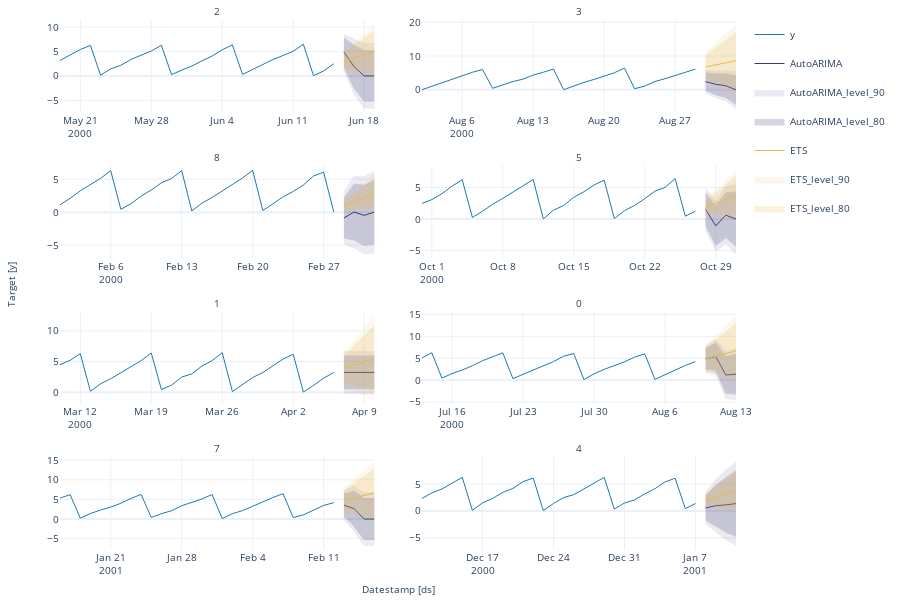

Notebook code for this chart:
### Code cell
#| hide
fcsts_df = fcst.forecast(h=4, fitted=True, level=[90, 80, 30])
fcsts_df.groupby('unique_id').tail(4)
fcst.plot(panel_df.groupby('unique_id').tail(28), fcsts_df, models=['AutoARIMA', 'ETS'], level=[90, 80])

### Figure 1 — Plotly figure (JSON) as saved in the notebook; plotly's stock layout.template omitted (floating-point values rounded to 4 significant figures)
{"data": [{"legendgroup": "y", "line": {"color": "#1f77b4", "width": 1}, "mode": "lines", "name": "y", "showlegend": true, "type": "scatter", "x": ["2000-05-19T00:00:00", "2000-05-20T00:00:00", "2000-05-21T00:00:00", "2000-05-22T00:00:00", "2000-05-23T00:00:00", "2000-05-24T00:00:00", "2000-05-25T00:00:00", "2000-05-26T00:00:00", "2000-05-27T00:00:00", "2000-05-28T00:00:00", "2000-05-29T00:00:00", "2000-05-30T00:00:00", "2000-05-31T00:00:00", "2000-06-01T00:00:00", "2000-06-02T00:00:00", "2000-06-03T00:00:00", "2000-06-04T00:00:00", "2000-06-05T00:00:00", "2000-06-06T00:00:00", "2000-06-07T00:00:00", "2000-06-08T00:00:00", "2000-06-09T00:00:00", "2000-06-10T00:00:00", "2000-06-11T00:00:00", "2000-06-12T00:00:00", "2000-06-13T00:00:00", "2000-06-14T00:00:00", "2000-06-15T00:00:00"], "xaxis": "x", "y": [3.162, 4.34, 5.398, 6.252, 0.1481, 1.443, 2.176, 3.369, 4.278, 5.101, 6.274, 0.2598, 1.174, 2.012, 3.074, 4.066, 5.354, 6.355, 0.3059, 1.336, 2.224, 3.348, 4.189, 5.05, 6.48, 0.03622, 1.01, 2.49], "yaxis": "y"}, {"legendgroup": "y", "line": {"color": "#1f77b4", "width": 1}, "mode": "lines", "name": "y", "showlegend": false, "type": "scatter", "x": ["2000-08-02T00:00:00", "2000-08-03T00:00:00", "2000-08-04T00:00:00", "2000-08-05T00:00:00", "2000-08-06T00:00:00", "2000-08-07T00:00:00", "2000-08-08T00:00:00", "2000-08-09T00:00:00", "2000-08-10T00:00:00", "2000-08-11T00:00:00", "2000-08-12T00:00:00", "2000-08-13T00:00:00", "2000-08-14T00:00:00", "2000-08-15T00:00:00", "2000-08-16T00:00:00", "2000-08-17T00:00:00", "2000-08-18T00:00:00", "2000-08-19T00:00:00", "2000-08-20T00:00:00", "2000-08-21T00:00:00", "2000-08-22T00:00:00", "2000-08-23T00:00:00", "2000-08-24T00:00:00", "2000-08-25T00:00:00", "2000-08-26T00:00:00", "2000-08-27T00:00:00", "2000-08-28T00:00:00", "2000-08-29T00:00:00"], "xaxis": "x2", "y": [0.004345, 1.012, 2.072, 3.257, 4.111, 5.185, 6.028, 0.4556, 1.442, 2.449, 3.166, 4.356, 5.213, 6.151, 0.03521, 1.211, 2.194, 3.08, 4.175, 5.048, 6.436, 0.3338, 1.096, 2.459, 3.29, 4.228, 5.321, 6.127], "yaxis": "y2"}, {"legendgroup": "y", "line": {"color": "#1f77b4", "width": 1}, "mode": "lines", "name": "y", "showlegend": false, "type": "scatter", "x": ["2000-02-01T00:00:00", "2000-02-02T00:00:00", "2000-02-03T00:00:00", "2000-02-04T00:00:00", "2000-02-05T00:00:00", "2000-02-06T00:00:00", "2000-02-07T00:00:00", "2000-02-08T00:00:00", "2000-02-09T00:00:00", "2000-02-10T00:00:00", "2000-02-11T00:00:00", "2000-02-12T00:00:00", "2000-02-13T00:00:00", "2000-02-14T00:00:00", "2000-02-15T00:00:00", "2000-02-16T00:00:00", "2000-02-17T00:00:00", "2000-02-18T00:00:00", "2000-02-19T00:00:00", "2000-02-20T00:00:00", "2000-02-21T00:00:00", "2000-02-22T00:00:00", "2000-02-23T00:00:00", "2000-02-24T00:00:00", "2000-02-25T00:00:00", "2000-02-26T00:00:00", "2000-02-27T00:00:00", "2000-02-28T00:00:00"], "xaxis": "x3", "y": [1.111, 2.092, 3.239, 4.178, 5.12, 6.291, 0.4281, 1.278, 2.453, 3.358, 4.45, 5.101, 6.294, 0.1773, 1.372, 2.225, 3.206, 4.071, 5.177, 6.334, 0.2544, 1.26, 2.324, 3.138, 4.11, 5.484, 6.069, 0.0405], "yaxis": "y3"}, {"legendgroup": "y", "line": {"color": "#1f77b4", "width": 1}, "mode": "lines", "name": "y", "showlegend": false, "type": "scatter", "x": ["2000-09-30T00:00:00", "2000-10-01T00:00:00", "2000-10-02T00:00:00", "2000-10-03T00:00:00", "2000-10-04T00:00:00", "2000-10-05T00:00:00", "2000-10-06T00:00:00", "2000-10-07T00:00:00", "2000-10-08T00:00:00", "2000-10-09T00:00:00", "2000-10-10T00:00:00", "2000-10-11T00:00:00", "2000-10-12T00:00:00", "2000-10-13T00:00:00", "2000-10-14T00:00:00", "2000-10-15T00:00:00", "2000-10-16T00:00:00", "2000-10-17T00:00:00", "2000-10-18T00:00:00", "2000-10-19T00:00:00", "2000-10-20T00:00:00", "2000-10-21T00:00:00", "2000-10-22T00:00:00", "2000-10-23T00:00:00", "2000-10-24T00:00:00", "2000-10-25T00:00:00", "2000-10-26T00:00:00", "2000-10-27T00:00:00"], "xaxis": "x4", "y": [2.459, 3.085, 4.02, 5.215, 6.216, 0.2656, 1.235, 2.349, 3.271, 4.271, 5.334, 6.261, 0.03107, 1.406, 2.143, 3.451, 4.321, 5.382, 6.156, 0.07805, 1.326, 2.169, 3.215, 4.425, 5.011, 6.397, 0.4621, 1.253], "yaxis": "y4"}, {"legendgroup": "y", "line": {"color": "#1f77b4", "width": 1}, "mode": "lines", "name": "y", "showlegend": false, "type": "scatter", "x": ["2000-03-10T00:00:00", "2000-03-11T00:00:00", "2000-03-12T00:00:00", "2000-03-13T00:00:00", "2000-03-14T00:00:00", "2000-03-15T00:00:00", "2000-03-16T00:00:00", "2000-03-17T00:00:00", "2000-03-18T00:00:00", "2000-03-19T00:00:00", "2000-03-20T00:00:00", "2000-03-21T00:00:00", "2000-03-22T00:00:00", "2000-03-23T00:00:00", "2000-03-24T00:00:00", "2000-03-25T00:00:00", "2000-03-26T00:00:00", "2000-03-27T00:00:00", "2000-03-28T00:00:00", "2000-03-29T00:00:00", "2000-03-30T00:00:00", "2000-03-31T00:00:00", "2000-04-01T00:00:00", "2000-04-02T00:00:00", "2000-04-03T00:00:00", "2000-04-04T00:00:00", "2000-04-05T00:00:00", "2000-04-06T00:00:00"], "xaxis": "x5", "y": [4.49, 5.203, 6.285, 0.1718, 1.394, 2.206, 3.18, 4.2, 5.151, 6.388, 0.4631, 1.163, 2.476, 3.007, 4.267, 5.152, 6.441, 0.1253, 1.339, 2.405, 3.216, 4.376, 5.415, 6.19, 0.04827, 1.128, 2.296, 3.238], "yaxis": "y5"}, {"legendgroup": "y", "line": {"color": "#1f77b4", "width": 1}, "mode": "lines", "name": "y", "showlegend": false, "type": "scatter", "x": ["2000-07-13T00:00:00", "2000-07-14T00:00:00", "2000-07-15T00:00:00", "2000-07-16T00:00:00", "2000-07-17T00:00:00", "2000-07-18T00:00:00", "2000-07-19T00:00:00", "2000-07-20T00:00:00", "2000-07-21T00:00:00", "2000-07-22T00:00:00", "2000-07-23T00:00:00", "2000-07-24T00:00:00", "2000-07-25T00:00:00", "2000-07-26T00:00:00", "2000-07-27T00:00:00", "2000-07-28T00:00:00", "2000-07-29T00:00:00", "2000-07-30T00:00:00", "2000-07-31T00:00:00", "2000-08-01T00:00:00", "2000-08-02T00:00:00", "2000-08-03T00:00:00", "2000-08-04T00:00:00", "2000-08-05T00:00:00", "2000-08-06T00:00:00", "2000-08-07T00:00:00", "2000-08-08T00:00:00", "2000-08-09T00:00:00"], "xaxis": "x6", "y": [5.028, 6.244, 0.4405, 1.488, 2.309, 3.271, 4.427, 5.372, 6.239, 0.3385, 1.304, 2.357, 3.235, 4.228, 5.453, 6.069, 0.1146, 1.441, 2.452, 3.323, 4.162, 5.26, 6.0, 0.1559, 1.213, 2.443, 3.34, 4.228], "yaxis": "y6"}, {"legendgroup": "y", "line": {"color": "#1f77b4", "width": 1}, "mode": "lines", "name": "y", "showlegend": false, "type": "scatter", "x": ["2001-01-16T00:00:00", "2001-01-17T00:00:00", "2001-01-18T00:00:00", "2001-01-19T00:00:00", "2001-01-20T00:00:00", "2001-01-21T00:00:00", "2001-01-22T00:00:00", "2001-01-23T00:00:00", "2001-01-24T00:00:00", "2001-01-25T00:00:00", "2001-01-26T00:00:00", "2001-01-27T00:00:00", "2001-01-28T00:00:00", "2001-01-29T00:00:00", "2001-01-30T00:00:00", "2001-01-31T00:00:00", "2001-02-01T00:00:00", "2001-02-02T00:00:00", "2001-02-03T00:00:00", "2001-02-04T00:00:00", "2001-02-05T00:00:00", "2001-02-06T00:00:00", "2001-02-07T00:00:00", "2001-02-08T00:00:00", "2001-02-09T00:00:00", "2001-02-10T00:00:00", "2001-02-11T00:00:00", "2001-02-12T00:00:00"], "xaxis": "x7", "y": [5.322, 6.211, 0.2385, 1.407, 2.294, 3.047, 4.015, 5.256, 6.272, 0.4081, 1.365, 2.113, 3.397, 4.315, 5.117, 6.258, 0.12, 1.361, 2.151, 3.248, 4.449, 5.494, 6.479, 0.3852, 1.068, 2.234, 3.484, 4.177], "yaxis": "y7"}, {"legendgroup": "y", "line": {"color": "#1f77b4", "width": 1}, "mode": "lines", "name": "y", "showlegend": false, "type": "scatter", "x": ["2000-12-11T00:00:00", "2000-12-12T00:00:00", "2000-12-13T00:00:00", "2000-12-14T00:00:00", "2000-12-15T00:00:00", "2000-12-16T00:00:00", "2000-12-17T00:00:00", "2000-12-18T00:00:00", "2000-12-19T00:00:00", "2000-12-20T00:00:00", "2000-12-21T00:00:00", "2000-12-22T00:00:00", "2000-12-23T00:00:00", "2000-12-24T00:00:00", "2000-12-25T00:00:00", "2000-12-26T00:00:00", "2000-12-27T00:00:00", "2000-12-28T00:00:00", "2000-12-29T00:00:00", "2000-12-30T00:00:00", "2000-12-31T00:00:00", "2001-01-01T00:00:00", "2001-01-02T00:00:00", "2001-01-03T00:00:00", "2001-01-04T00:00:00", "2001-01-05T00:00:00", "2001-01-06T00:00:00", "2001-01-07T00:00:00"], "xaxis": "x8", "y": [2.281, 3.365, 4.096, 5.206, 6.249, 0.1218, 1.499, 2.336, 3.442, 4.196, 5.462, 6.126, 0.07894, 1.393, 2.487, 3.031, 4.05, 5.159, 6.263, 0.3521, 1.478, 2.059, 3.178, 4.133, 5.404, 6.082, 0.4384, 1.387], "yaxis": "y8"}, {"legendgroup": "AutoARIMA", "line": {"color": "#393b79", "width": 1}, "mode": "lines", "name": "AutoARIMA", "showlegend": true, "type": "scatter", "x": ["2000-06-16T00:00:00", "2000-06-17T00:00:00", "2000-06-18T00:00:00", "2000-06-19T00:00:00"], "xaxis": "x", "y": [4.876, 1.881, 0, 0], "yaxis": "y"}, {"fill": "toself", "fillcolor": "#393b79", "legendgroup": "AutoARIMA_level_90", "line": {"color": "#393b79", "width": 1}, "mode": "lines", "name": "AutoARIMA_level_90", "opacity": 0.1, "showlegend": true, "type": "scatter", "x": ["2000-06-16T00:00:00.000000000", "2000-06-17T00:00:00.000000000", "2000-06-18T00:00:00.000000000", "2000-06-19T00:00:00.000000000", "2000-06-19T00:00:00.000000000", "2000-06-18T00:00:00.000000000", "2000-06-17T00:00:00.000000000", "2000-06-16T00:00:00.000000000"], "xaxis": "x", "y": [8.601, 7.496, 6.599, 6.599, -6.599, -6.599, -3.735, 1.151], "yaxis": "y"}, {"fill": "toself", "fillcolor": "#393b79", "legendgroup": "AutoARIMA_level_80", "line": {"color": "#393b79", "width": 1}, "mode": "lines", "name": "AutoARIMA_level_80", "opacity": 0.2, "showlegend": true, "type": "scatter", "x": ["2000-06-16T00:00:00.000000000", "2000-06-17T00:00:00.000000000", "2000-06-18T00:00:00.000000000", "2000-06-19T00:00:00.000000000", "2000-06-19T00:00:00.000000000", "2000-06-18T00:00:00.000000000", "2000-06-17T00:00:00.000000000", "2000-06-16T00:00:00.000000000"], "xaxis": "x", "y": [7.779, 6.256, 5.141, 5.141, -5.141, -5.141, -2.494, 1.973], "yaxis": "y"}, {"legendgroup": "ETS", "line": {"color": "#e7ba52", "width": 1}, "mode": "lines", "name": "ETS", "showlegend": true, "type": "scatter", "x": ["2000-06-16T00:00:00", "2000-06-17T00:00:00", "2000-06-18T00:00:00", "2000-06-19T00:00:00"], "xaxis": "x", "y": [3.057, 3.667, 4.277, 4.888], "yaxis": "y"}, {"fill": "toself", "fillcolor": "#e7ba52", "legendgroup": "ETS_level_90", "line": {"color": "#e7ba52", "width": 1}, "mode": "lines", "name": "ETS_level_90", "opacity": 0.1, "showlegend": true, "type": "scatter", "x": ["2000-06-16T00:00:00.000000000", "2000-06-17T00:00:00.000000000", "2000-06-18T00:00:00.000000000", "2000-06-19T00:00:00.000000000", "2000-06-19T00:00:00.000000000", "2000-06-18T00:00:00.000000000", "2000-06-17T00:00:00.000000000", "2000-06-16T00:00:00.000000000"], "xaxis": "x", "y": [5.077, 6.855, 8.645, 10.5, -0.7278, -0.09003, 0.4798, 1.037], "yaxis": "y"}, {"fill": "toself", "fillcolor": "#e7ba52", "legendgroup": "ETS_level_80", "line": {"color": "#e7ba52", "width": 1}, "mode": "lines", "name": "ETS_level_80", "opacity": 0.2, "showlegend": true, "type": "scatter", "x": ["2000-06-16T00:00:00.000000000", "2000-06-17T00:00:00.000000000", "2000-06-18T00:00:00.000000000", "2000-06-19T00:00:00.000000000", "2000-06-19T00:00:00.000000000", "2000-06-18T00:00:00.000000000", "2000-06-17T00:00:00.000000000", "2000-06-16T00:00:00.000000000"], "xaxis": "x", "y": [4.631, 6.151, 7.68, 9.263, 0.5124, 0.8746, 1.184, 1.483], "yaxis": "y"}, {"legendgroup": "AutoARIMA", "line": {"color": "#393b79", "width": 1}, "mode": "lines", "name": "AutoARIMA", "showlegend": false, "type": "scatter", "x": ["2000-08-30T00:00:00", "2000-08-31T00:00:00", "2000-09-01T00:00:00", "2000-09-02T00:00:00"], "xaxis": "x2", "y": [2.421, 1.644, 1.213, 0], "yaxis": "y2"}, {"fill": "toself", "fillcolor": "#393b79", "legendgroup": "AutoARIMA_level_90", "line": {"color": "#393b79", "width": 1}, "mode": "lines", "name": "AutoARIMA_level_90", "opacity": 0.1, "showlegend": false, "type": "scatter", "x": ["2000-08-30T00:00:00.000000000", "2000-08-31T00:00:00.000000000", "2000-09-01T00:00:00.000000000", "2000-09-02T00:00:00.000000000", "2000-09-02T00:00:00.000000000", "2000-09-01T00:00:00.000000000", "2000-08-31T00:00:00.000000000", "2000-08-30T00:00:00.000000000"], "xaxis": "x2", "y": [5.73, 5.561, 5.663, 5.409, -5.409, -3.238, -2.273, -0.8877], "yaxis": "y2"}, {"fill": "toself", "fillcolor": "#393b79", "legendgroup": "AutoARIMA_level_80", "line": {"color": "#393b79", "width": 1}, "mode": "lines", "name": "AutoARIMA_level_80", "opacity": 0.2, "showlegend": false, "type": "scatter", "x": ["2000-08-30T00:00:00.000000000", "2000-08-31T00:00:00.000000000", "2000-09-01T00:00:00.000000000", "2000-09-02T00:00:00.000000000", "2000-09-02T00:00:00.000000000", "2000-09-01T00:00:00.000000000", "2000-08-31T00:00:00.000000000", "2000-08-30T00:00:00.000000000"], "xaxis": "x2", "y": [5.0, 4.696, 4.68, 4.214, -4.214, -2.255, -1.408, -0.1568], "yaxis": "y2"}, {"legendgroup": "ETS", "line": {"color": "#e7ba52", "width": 1}, "mode": "lines", "name": "ETS", "showlegend": false, "type": "scatter", "x": ["2000-08-30T00:00:00", "2000-08-31T00:00:00", "2000-09-01T00:00:00", "2000-09-02T00:00:00"], "xaxis": "x2", "y": [6.747, 7.375, 8.003, 8.631], "yaxis": "y2"}, {"fill": "toself", "fillcolor": "#e7ba52", "legendgroup": "ETS_level_90", "line": {"color": "#e7ba52", "width": 1}, "mode": "lines", "name": "ETS_level_90", "opacity": 0.1, "showlegend": false, "type": "scatter", "x": ["2000-08-30T00:00:00.000000000", "2000-08-31T00:00:00.000000000", "2000-09-01T00:00:00.000000000", "2000-09-02T00:00:00.000000000", "2000-09-02T00:00:00.000000000", "2000-09-01T00:00:00.000000000", "2000-08-31T00:00:00.000000000", "2000-08-30T00:00:00.000000000"], "xaxis": "x2", "y": [11.11, 13.93, 16.61, 19.29, -2.027, -0.6009, 0.8225, 2.388], "yaxis": "y2"}, {"fill": "toself", "fillcolor": "#e7ba52", "legendgroup": "ETS_level_80", "line": {"color": "#e7ba52", "width": 1}, "mode": "lines", "name": "ETS_level_80", "opacity": 0.2, "showlegend": false, "type": "scatter", "x": ["2000-08-30T00:00:00.000000000", "2000-08-31T00:00:00.000000000", "2000-09-01T00:00:00.000000000", "2000-09-02T00:00:00.000000000", "2000-09-02T00:00:00.000000000", "2000-09-01T00:00:00.000000000", "2000-08-31T00:00:00.000000000", "2000-08-30T00:00:00.000000000"], "xaxis": "x2", "y": [10.14, 12.48, 14.71, 16.93, 0.3268, 1.299, 2.27, 3.351], "yaxis": "y2"}, {"legendgroup": "AutoARIMA", "line": {"color": "#393b79", "width": 1}, "mode": "lines", "name": "AutoARIMA", "showlegend": false, "type": "scatter", "x": ["2000-02-29T00:00:00", "2000-03-01T00:00:00", "2000-03-02T00:00:00", "2000-03-03T00:00:00"], "xaxis": "x3", "y": [-0.8951, 0.01778, -0.4875, 0.007351], "yaxis": "y3"}, {"fill": "toself", "fillcolor": "#393b79", "legendgroup": "AutoARIMA_level_90", "line": {"color": "#393b79", "width": 1}, "mode": "lines", "name": "AutoARIMA_level_90", "opacity": 0.1, "showlegend": false, "type": "scatter", "x": ["2000-02-29T00:00:00.000000000", "2000-03-01T00:00:00.000000000", "2000-03-02T00:00:00.000000000", "2000-03-03T00:00:00.000000000", "2000-03-03T00:00:00.000000000", "2000-03-02T00:00:00.000000000", "2000-03-01T00:00:00.000000000", "2000-02-29T00:00:00.000000000"], "xaxis": "x3", "y": [2.972, 5.457, 5.352, 6.211, -6.197, -6.327, -5.422, -4.762], "yaxis": "y3"}, {"fill": "toself", "fillcolor": "#393b79", "legendgroup": "AutoARIMA_level_80", "line": {"color": "#393b79", "width": 1}, "mode": "lines", "name": "AutoARIMA_level_80", "opacity": 0.2, "showlegend": false, "type": "scatter", "x": ["2000-02-29T00:00:00.000000000", "2000-03-01T00:00:00.000000000", "2000-03-02T00:00:00.000000000", "2000-03-03T00:00:00.000000000", "2000-03-03T00:00:00.000000000", "2000-03-02T00:00:00.000000000", "2000-03-01T00:00:00.000000000", "2000-02-29T00:00:00.000000000"], "xaxis": "x3", "y": [2.118, 4.256, 4.062, 4.841, -4.826, -5.037, -4.22, -3.908], "yaxis": "y3"}, {"legendgroup": "ETS", "line": {"color": "#e7ba52", "width": 1}, "mode": "lines", "name": "ETS", "showlegend": false, "type": "scatter", "x": ["2000-02-29T00:00:00", "2000-03-01T00:00:00", "2000-03-02T00:00:00", "2000-03-03T00:00:00"], "xaxis": "x3", "y": [0.9512, 1.568, 2.184, 2.801], "yaxis": "y3"}, {"fill": "toself", "fillcolor": "#e7ba52", "legendgroup": "ETS_level_90", "line": {"color": "#e7ba52", "width": 1}, "mode": "lines", "name": "ETS_level_90", "opacity": 0.1, "showlegend": false, "type": "scatter", "x": ["2000-02-29T00:00:00.000000000", "2000-03-01T00:00:00.000000000", "2000-03-02T00:00:00.000000000", "2000-03-03T00:00:00.000000000", "2000-03-03T00:00:00.000000000", "2000-03-02T00:00:00.000000000", "2000-03-01T00:00:00.000000000", "2000-02-29T00:00:00.000000000"], "xaxis": "x3", "y": [1.628, 2.887, 4.269, 5.776, -0.1743, 0.09963, 0.2484, 0.2745], "yaxis": "y3"}, {"fill": "toself", "fillcolor": "#e7ba52", "legendgroup": "ETS_level_80", "line": {"color": "#e7ba52", "width": 1}, "mode": "lines", "name": "ETS_level_80", "opacity": 0.2, "showlegend": false, "type": "scatter", "x": ["2000-02-29T00:00:00.000000000", "2000-03-01T00:00:00.000000000", "2000-03-02T00:00:00.000000000", "2000-03-03T00:00:00.000000000", "2000-03-03T00:00:00.000000000", "2000-03-02T00:00:00.000000000", "2000-03-01T00:00:00.000000000", "2000-02-29T00:00:00.000000000"], "xaxis": "x3", "y": [1.478, 2.596, 3.809, 5.119, 0.4829, 0.5601, 0.5398, 0.4239], "yaxis": "y3"}, {"legendgroup": "AutoARIMA", "line": {"color": "#393b79", "width": 1}, "mode": "lines", "name": "AutoARIMA", "showlegend": false, "type": "scatter", "x": ["2000-10-28T00:00:00", "2000-10-29T00:00:00", "2000-10-30T00:00:00", "2000-10-31T00:00:00"], "xaxis": "x4", "y": [1.545, -1.07, 0.6109, 0], "yaxis": "y4"}, {"fill": "toself", "fillcolor": "#393b79", "legendgroup": "AutoARIMA_level_90", "line": {"color": "#393b79", "width": 1}, "mode": "lines", "name": "AutoARIMA_level_90", "opacity": 0.1, "showlegend": false, "type": "scatter", "x": ["2000-10-28T00:00:00.000000000", "2000-10-29T00:00:00.000000000", "2000-10-30T00:00:00.000000000", "2000-10-31T00:00:00.000000000", "2000-10-31T00:00:00.000000000", "2000-10-30T00:00:00.000000000", "2000-10-29T00:00:00.000000000", "2000-10-28T00:00:00.000000000"], "xaxis": "x4", "y": [4.797, 2.89, 5.156, 5.5, -5.5, -3.934, -5.03, -1.706], "yaxis": "y4"}, {"fill": "toself", "fillcolor": "#393b79", "legendgroup": "AutoARIMA_level_80", "line": {"color": "#393b79", "width": 1}, "mode": "lines", "name": "AutoARIMA_level_80", "opacity": 0.2, "showlegend": false, "type": "scatter", "x": ["2000-10-28T00:00:00.000000000", "2000-10-29T00:00:00.000000000", "2000-10-30T00:00:00.000000000", "2000-10-31T00:00:00.000000000", "2000-10-31T00:00:00.000000000", "2000-10-30T00:00:00.000000000", "2000-10-29T00:00:00.000000000", "2000-10-28T00:00:00.000000000"], "xaxis": "x4", "y": [4.079, 2.015, 4.152, 4.285, -4.285, -2.93, -4.156, -0.9881], "yaxis": "y4"}, {"legendgroup": "ETS", "line": {"color": "#e7ba52", "width": 1}, "mode": "lines", "name": "ETS", "showlegend": false, "type": "scatter", "x": ["2000-10-28T00:00:00", "2000-10-29T00:00:00", "2000-10-30T00:00:00", "2000-10-31T00:00:00"], "xaxis": "x4", "y": [1.878, 2.497, 3.115, 3.733], "yaxis": "y4"}, {"fill": "toself", "fillcolor": "#e7ba52", "legendgroup": "ETS_level_90", "line": {"color": "#e7ba52", "width": 1}, "mode": "lines", "name": "ETS_level_90", "opacity": 0.1, "showlegend": false, "type": "scatter", "x": ["2000-10-28T00:00:00.000000000", "2000-10-29T00:00:00.000000000", "2000-10-30T00:00:00.000000000", "2000-10-31T00:00:00.000000000", "2000-10-31T00:00:00.000000000", "2000-10-30T00:00:00.000000000", "2000-10-29T00:00:00.000000000", "2000-10-28T00:00:00.000000000"], "xaxis": "x4", "y": [3.113, 4.568, 6.089, 7.701, -0.235, 0.1406, 0.4251, 0.644], "yaxis": "y4"}, {"fill": "toself", "fillcolor": "#e7ba52", "legendgroup": "ETS_level_80", "line": {"color": "#e7ba52", "width": 1}, "mode": "lines", "name": "ETS_level_80", "opacity": 0.2, "showlegend": false, "type": "scatter", "x": ["2000-10-28T00:00:00.000000000", "2000-10-29T00:00:00.000000000", "2000-10-30T00:00:00.000000000", "2000-10-31T00:00:00.000000000", "2000-10-31T00:00:00.000000000", "2000-10-30T00:00:00.000000000", "2000-10-29T00:00:00.000000000", "2000-10-28T00:00:00.000000000"], "xaxis": "x4", "y": [2.84, 4.111, 5.432, 6.825, 0.6414, 0.7975, 0.8827, 0.9167], "yaxis": "y4"}, {"legendgroup": "AutoARIMA", "line": {"color": "#393b79", "width": 1}, "mode": "lines", "name": "AutoARIMA", "showlegend": false, "type": "scatter", "x": ["2000-04-07T00:00:00", "2000-04-08T00:00:00", "2000-04-09T00:00:00", "2000-04-10T00:00:00"], "xaxis": "x5", "y": [3.232, 3.232, 3.232, 3.232], "yaxis": "y5"}, {"fill": "toself", "fillcolor": "#393b79", "legendgroup": "AutoARIMA_level_90", "line": {"color": "#393b79", "width": 1}, "mode": "lines", "name": "AutoARIMA_level_90", "opacity": 0.1, "showlegend": false, "type": "scatter", "x": ["2000-04-07T00:00:00.000000000", "2000-04-08T00:00:00.000000000", "2000-04-09T00:00:00.000000000", "2000-04-10T00:00:00.000000000", "2000-04-10T00:00:00.000000000", "2000-04-09T00:00:00.000000000", "2000-04-08T00:00:00.000000000", "2000-04-07T00:00:00.000000000"], "xaxis": "x5", "y": [6.645, 6.645, 6.645, 6.645, -0.18, -0.18, -0.18, -0.18], "yaxis": "y5"}, {"fill": "toself", "fillcolor": "#393b79", "legendgroup": "AutoARIMA_level_80", "line": {"color": "#393b79", "width": 1}, "mode": "lines", "name": "AutoARIMA_level_80", "opacity": 0.2, "showlegend": false, "type": "scatter", "x": ["2000-04-07T00:00:00.000000000", "2000-04-08T00:00:00.000000000", "2000-04-09T00:00:00.000000000", "2000-04-10T00:00:00.000000000", "2000-04-10T00:00:00.000000000", "2000-04-09T00:00:00.000000000", "2000-04-08T00:00:00.000000000", "2000-04-07T00:00:00.000000000"], "xaxis": "x5", "y": [5.891, 5.891, 5.891, 5.891, 0.5737, 0.5737, 0.5737, 0.5737], "yaxis": "y5"}, {"legendgroup": "ETS", "line": {"color": "#e7ba52", "width": 1}, "mode": "lines", "name": "ETS", "showlegend": false, "type": "scatter", "x": ["2000-04-07T00:00:00", "2000-04-08T00:00:00", "2000-04-09T00:00:00", "2000-04-10T00:00:00"], "xaxis": "x5", "y": [3.812, 4.408, 5.003, 5.598], "yaxis": "y5"}, {"fill": "toself", "fillcolor": "#e7ba52", "legendgroup": "ETS_level_90", "line": {"color": "#e7ba52", "width": 1}, "mode": "lines", "name": "ETS_level_90", "opacity": 0.1, "showlegend": false, "type": "scatter", "x": ["2000-04-07T00:00:00.000000000", "2000-04-08T00:00:00.000000000", "2000-04-09T00:00:00.000000000", "2000-04-10T00:00:00.000000000", "2000-04-10T00:00:00.000000000", "2000-04-09T00:00:00.000000000", "2000-04-08T00:00:00.000000000", "2000-04-07T00:00:00.000000000"], "xaxis": "x5", "y": [6.386, 8.377, 10.35, 12.38, -1.181, -0.3438, 0.4379, 1.239], "yaxis": "y5"}, {"fill": "toself", "fillcolor": "#e7ba52", "legendgroup": "ETS_level_80", "line": {"color": "#e7ba52", "width": 1}, "mode": "lines", "name": "ETS_level_80", "opacity": 0.2, "showlegend": false, "type": "scatter", "x": ["2000-04-07T00:00:00.000000000", "2000-04-08T00:00:00.000000000", "2000-04-09T00:00:00.000000000", "2000-04-10T00:00:00.000000000", "2000-04-10T00:00:00.000000000", "2000-04-09T00:00:00.000000000", "2000-04-08T00:00:00.000000000", "2000-04-07T00:00:00.000000000"], "xaxis": "x5", "y": [5.817, 7.501, 9.169, 10.88, 0.3165, 0.8371, 1.315, 1.807], "yaxis": "y5"}, {"legendgroup": "AutoARIMA", "line": {"color": "#393b79", "width": 1}, "mode": "lines", "name": "AutoARIMA", "showlegend": false, "type": "scatter", "x": ["2000-08-10T00:00:00", "2000-08-11T00:00:00", "2000-08-12T00:00:00", "2000-08-13T00:00:00"], "xaxis": "x6", "y": [4.858, 5.389, 1.143, 1.346], "yaxis": "y6"}, {"fill": "toself", "fillcolor": "#393b79", "legendgroup": "AutoARIMA_level_90", "line": {"color": "#393b79", "width": 1}, "mode": "lines", "name": "AutoARIMA_level_90", "opacity": 0.1, "showlegend": false, "type": "scatter", "x": ["2000-08-10T00:00:00.000000000", "2000-08-11T00:00:00.000000000", "2000-08-12T00:00:00.000000000", "2000-08-13T00:00:00.000000000", "2000-08-13T00:00:00.000000000", "2000-08-12T00:00:00.000000000", "2000-08-11T00:00:00.000000000", "2000-08-10T00:00:00.000000000"], "xaxis": "x6", "y": [7.861, 9.313, 6.453, 7.165, -4.473, -4.167, 1.466, 1.854], "yaxis": "y6"}, {"fill": "toself", "fillcolor": "#393b79", "legendgroup": "AutoARIMA_level_80", "line": {"color": "#393b79", "width": 1}, "mode": "lines", "name": "AutoARIMA_level_80", "opacity": 0.2, "showlegend": false, "type": "scatter", "x": ["2000-08-10T00:00:00.000000000", "2000-08-11T00:00:00.000000000", "2000-08-12T00:00:00.000000000", "2000-08-13T00:00:00.000000000", "2000-08-13T00:00:00.000000000", "2000-08-12T00:00:00.000000000", "2000-08-11T00:00:00.000000000", "2000-08-10T00:00:00.000000000"], "xaxis": "x6", "y": [7.198, 8.446, 5.28, 5.879, -3.188, -2.994, 2.333, 2.518], "yaxis": "y6"}, {"legendgroup": "ETS", "line": {"color": "#e7ba52", "width": 1}, "mode": "lines", "name": "ETS", "showlegend": false, "type": "scatter", "x": ["2000-08-10T00:00:00", "2000-08-11T00:00:00", "2000-08-12T00:00:00", "2000-08-13T00:00:00"], "xaxis": "x6", "y": [4.837, 5.459, 6.082, 6.704], "yaxis": "y6"}, {"fill": "toself", "fillcolor": "#e7ba52", "legendgroup": "ETS_level_90", "line": {"color": "#e7ba52", "width": 1}, "mode": "lines", "name": "ETS_level_90", "opacity": 0.1, "showlegend": false, "type": "scatter", "x": ["2000-08-10T00:00:00.000000000", "2000-08-11T00:00:00.000000000", "2000-08-12T00:00:00.000000000", "2000-08-13T00:00:00.000000000", "2000-08-13T00:00:00.000000000", "2000-08-12T00:00:00.000000000", "2000-08-11T00:00:00.000000000", "2000-08-10T00:00:00.000000000"], "xaxis": "x6", "y": [7.962, 10.22, 12.41, 14.63, -1.223, -0.2433, 0.7031, 1.711], "yaxis": "y6"}, {"fill": "toself", "fillcolor": "#e7ba52", "legendgroup": "ETS_level_80", "line": {"color": "#e7ba52", "width": 1}, "mode": "lines", "name": "ETS_level_80", "opacity": 0.2, "showlegend": false, "type": "scatter", "x": ["2000-08-10T00:00:00.000000000", "2000-08-11T00:00:00.000000000", "2000-08-12T00:00:00.000000000", "2000-08-13T00:00:00.000000000", "2000-08-13T00:00:00.000000000", "2000-08-12T00:00:00.000000000", "2000-08-11T00:00:00.000000000", "2000-08-10T00:00:00.000000000"], "xaxis": "x6", "y": [7.271, 9.165, 11.01, 12.88, 0.5275, 1.154, 1.754, 2.402], "yaxis": "y6"}, {"legendgroup": "AutoARIMA", "line": {"color": "#393b79", "width": 1}, "mode": "lines", "name": "AutoARIMA", "showlegend": false, "type": "scatter", "x": ["2001-02-13T00:00:00", "2001-02-14T00:00:00", "2001-02-15T00:00:00", "2001-02-16T00:00:00"], "xaxis": "x7", "y": [3.552, 2.656, 0, 0], "yaxis": "y7"}, {"fill": "toself", "fillcolor": "#393b79", "legendgroup": "AutoARIMA_level_90", "line": {"color": "#393b79", "width": 1}, "mode": "lines", "name": "AutoARIMA_level_90", "opacity": 0.1, "showlegend": false, "type": "scatter", "x": ["2001-02-13T00:00:00.000000000", "2001-02-14T00:00:00.000000000", "2001-02-15T00:00:00.000000000", "2001-02-16T00:00:00.000000000", "2001-02-16T00:00:00.000000000", "2001-02-15T00:00:00.000000000", "2001-02-14T00:00:00.000000000", "2001-02-13T00:00:00.000000000"], "xaxis": "x7", "y": [7.191, 8.376, 6.697, 6.697, -6.697, -6.697, -3.063, -0.08763], "yaxis": "y7"}, {"fill": "toself", "fillcolor": "#393b79", "legendgroup": "AutoARIMA_level_80", "line": {"color": "#393b79", "width": 1}, "mode": "lines", "name": "AutoARIMA_level_80", "opacity": 0.2, "showlegend": false, "type": "scatter", "x": ["2001-02-13T00:00:00.000000000", "2001-02-14T00:00:00.000000000", "2001-02-15T00:00:00.000000000", "2001-02-16T00:00:00.000000000", "2001-02-16T00:00:00.000000000", "2001-02-15T00:00:00.000000000", "2001-02-14T00:00:00.000000000", "2001-02-13T00:00:00.000000000"], "xaxis": "x7", "y": [6.387, 7.113, 5.218, 5.218, -5.218, -5.218, -1.8, 0.7162], "yaxis": "y7"}, {"legendgroup": "ETS", "line": {"color": "#e7ba52", "width": 1}, "mode": "lines", "name": "ETS", "showlegend": false, "type": "scatter", "x": ["2001-02-13T00:00:00", "2001-02-14T00:00:00", "2001-02-15T00:00:00", "2001-02-16T00:00:00"], "xaxis": "x7", "y": [4.788, 5.404, 6.019, 6.635], "yaxis": "y7"}, {"fill": "toself", "fillcolor": "#e7ba52", "legendgroup": "ETS_level_90", "line": {"color": "#e7ba52", "width": 1}, "mode": "lines", "name": "ETS_level_90", "opacity": 0.1, "showlegend": false, "type": "scatter", "x": ["2001-02-13T00:00:00.000000000", "2001-02-14T00:00:00.000000000", "2001-02-15T00:00:00.000000000", "2001-02-16T00:00:00.000000000", "2001-02-16T00:00:00.000000000", "2001-02-15T00:00:00.000000000", "2001-02-14T00:00:00.000000000", "2001-02-13T00:00:00.000000000"], "xaxis": "x7", "y": [7.886, 10.14, 12.33, 14.56, -1.289, -0.2935, 0.6668, 1.69], "yaxis": "y7"}, {"fill": "toself", "fillcolor": "#e7ba52", "legendgroup": "ETS_level_80", "line": {"color": "#e7ba52", "width": 1}, "mode": "lines", "name": "ETS_level_80", "opacity": 0.2, "showlegend": false, "type": "scatter", "x": ["2001-02-13T00:00:00.000000000", "2001-02-14T00:00:00.000000000", "2001-02-15T00:00:00.000000000", "2001-02-16T00:00:00.000000000", "2001-02-16T00:00:00.000000000", "2001-02-15T00:00:00.000000000", "2001-02-14T00:00:00.000000000", "2001-02-13T00:00:00.000000000"], "xaxis": "x7", "y": [7.202, 9.094, 10.94, 12.81, 0.4614, 1.101, 1.713, 2.374], "yaxis": "y7"}, {"legendgroup": "AutoARIMA", "line": {"color": "#393b79", "width": 1}, "mode": "lines", "name": "AutoARIMA", "showlegend": false, "type": "scatter", "x": ["2001-01-08T00:00:00", "2001-01-09T00:00:00", "2001-01-10T00:00:00", "2001-01-11T00:00:00"], "xaxis": "x8", "y": [0.5534, 0.9767, 1.137, 1.365], "yaxis": "y8"}, {"fill": "toself", "fillcolor": "#393b79", "legendgroup": "AutoARIMA_level_90", "line": {"color": "#393b79", "width": 1}, "mode": "lines", "name": "AutoARIMA_level_90", "opacity": 0.1, "showlegend": false, "type": "scatter", "x": ["2001-01-08T00:00:00.000000000", "2001-01-09T00:00:00.000000000", "2001-01-10T00:00:00.000000000", "2001-01-11T00:00:00.000000000", "2001-01-11T00:00:00.000000000", "2001-01-10T00:00:00.000000000", "2001-01-09T00:00:00.000000000", "2001-01-08T00:00:00.000000000"], "xaxis": "x8", "y": [3.469, 5.809, 7.634, 9.132, -6.402, -5.36, -3.855, -2.362], "yaxis": "y8"}, {"fill": "toself", "fillcolor": "#393b79", "legendgroup": "AutoARIMA_level_80", "line": {"color": "#393b79", "width": 1}, "mode": "lines", "name": "AutoARIMA_level_80", "opacity": 0.2, "showlegend": false, "type": "scatter", "x": ["2001-01-08T00:00:00.000000000", "2001-01-09T00:00:00.000000000", "2001-01-10T00:00:00.000000000", "2001-01-11T00:00:00.000000000", "2001-01-11T00:00:00.000000000", "2001-01-10T00:00:00.000000000", "2001-01-09T00:00:00.000000000", "2001-01-08T00:00:00.000000000"], "xaxis": "x8", "y": [2.825, 4.742, 6.199, 7.417, -4.687, -3.925, -2.788, -1.718], "yaxis": "y8"}, {"legendgroup": "ETS", "line": {"color": "#e7ba52", "width": 1}, "mode": "lines", "name": "ETS", "showlegend": false, "type": "scatter", "x": ["2001-01-08T00:00:00", "2001-01-09T00:00:00", "2001-01-10T00:00:00", "2001-01-11T00:00:00"], "xaxis": "x8", "y": [1.991, 2.598, 3.204, 3.811], "yaxis": "y8"}, {"fill": "toself", "fillcolor": "#e7ba52", "legendgroup": "ETS_level_90", "line": {"color": "#e7ba52", "width": 1}, "mode": "lines", "name": "ETS_level_90", "opacity": 0.1, "showlegend": false, "type": "scatter", "x": ["2001-01-08T00:00:00.000000000", "2001-01-09T00:00:00.000000000", "2001-01-10T00:00:00.000000000", "2001-01-11T00:00:00.000000000", "2001-01-11T00:00:00.000000000", "2001-01-10T00:00:00.000000000", "2001-01-09T00:00:00.000000000", "2001-01-08T00:00:00.000000000"], "xaxis": "x8", "y": [3.284, 4.744, 6.259, 7.86, -0.2385, 0.149, 0.4516, 0.6979], "yaxis": "y8"}, {"fill": "toself", "fillcolor": "#e7ba52", "legendgroup": "ETS_level_80", "line": {"color": "#e7ba52", "width": 1}, "mode": "lines", "name": "ETS_level_80", "opacity": 0.2, "showlegend": false, "type": "scatter", "x": ["2001-01-08T00:00:00.000000000", "2001-01-09T00:00:00.000000000", "2001-01-10T00:00:00.000000000", "2001-01-11T00:00:00.000000000", "2001-01-11T00:00:00.000000000", "2001-01-10T00:00:00.000000000", "2001-01-09T00:00:00.000000000", "2001-01-08T00:00:00.000000000"], "xaxis": "x8", "y": [2.998, 4.27, 5.585, 6.966, 0.6559, 0.8238, 0.9256, 0.9835], "yaxis": "y8"}], "layout": {"annotations": [{"font": {"size": 10}, "showarrow": false, "text": "2", "x": 0.2325, "xanchor": "center", "xref": "paper", "y": 1, "yanchor": "bottom", "yref": "paper"}, {"font": {"size": 10}, "showarrow": false, "text": "3", "x": 0.7675, "xanchor": "center", "xref": "paper", "y": 1, "yanchor": "bottom", "yref": "paper"}, {"font": {"size": 10}, "showarrow": false, "text": "8", "x": 0.2325, "xanchor": "center", "xref": "paper", "y": 0.725, "yanchor": "bottom", "yref": "paper"}, {"font": {"size": 10}, "showarrow": false, "text": "5", "x": 0.7675, "xanchor": "center", "xref": "paper", "y": 0.725, "yanchor": "bottom", "yref": "paper"}, {"font": {"size": 10}, "showarrow": false, "text": "1", "x": 0.2325, "xanchor": "center", "xref": "paper", "y": 0.45, "yanchor": "bottom", "yref": "paper"}, {"font": {"size": 10}, "showarrow": false, "text": "0", "x": 0.7675, "xanchor": "center", "xref": "paper", "y": 0.45, "yanchor": "bottom", "yref": "paper"}, {"font": {"size": 10}, "showarrow": false, "text": "7", "x": 0.2325, "xanchor": "center", "xref": "paper", "y": 0.175, "yanchor": "bottom", "yref": "paper"}, {"font": {"size": 10}, "showarrow": false, "text": "4", "x": 0.7675, "xanchor": "center", "xref": "paper", "y": 0.175, "yanchor": "bottom", "yref": "paper"}, {"font": {"size": 10}, "showarrow": false, "text": "Datestamp [ds]", "x": 0.5, "xanchor": "center", "xref": "paper", "y": 0, "yanchor": "top", "yref": "paper", "yshift": -30}, {"font": {"size": 10}, "showarrow": false, "text": "Target [y]", "textangle": -90, "x": 0, "xanchor": "right", "xref": "paper", "xshift": -40, "y": 0.5, "yanchor": "middle", "yref": "paper"}], "autosize": true, "font": {"size": 10}, "height": 600, "margin": {"b": 50, "l": 60, "r": 10, "t": 20}, "xaxis": {"anchor": "y", "domain": [0, 0.465], "showticklabels": true, "visible": true}, "xaxis2": {"anchor": "y2", "domain": [0.535, 1.0], "showticklabels": true, "visible": true}, "xaxis3": {"anchor": "y3", "domain": [0, 0.465], "showticklabels": true, "visible": true}, "xaxis4": {"anchor": "y4", "domain": [0.535, 1.0], "showticklabels": true, "visible": true}, "xaxis5": {"anchor": "y5", "domain": [0, 0.465], "showticklabels": true, "visible": true}, "xaxis6": {"anchor": "y6", "domain": [0.535, 1.0], "showticklabels": true, "visible": true}, "xaxis7": {"anchor": "y7", "domain": [0, 0.465], "showticklabels": true, "visible": true}, "xaxis8": {"anchor": "y8", "domain": [0.535, 1.0], "showticklabels": true, "visible": true}, "yaxis": {"anchor": "x", "domain": [0.825, 1]}, "yaxis2": {"anchor": "x2", "domain": [0.825, 1]}, "yaxis3": {"anchor": "x3", "domain": [0.55, 0.725]}, "yaxis4": {"anchor": "x4", "domain": [0.55, 0.725]}, "yaxis5": {"anchor": "x5", "domain": [0.275, 0.45]}, "yaxis6": {"anchor": "x6", "domain": [0.275, 0.45]}, "yaxis7": {"anchor": "x7", "domain": [0, 0.175]}, "yaxis8": {"anchor": "x8", "domain": [0, 0.175]}}}
